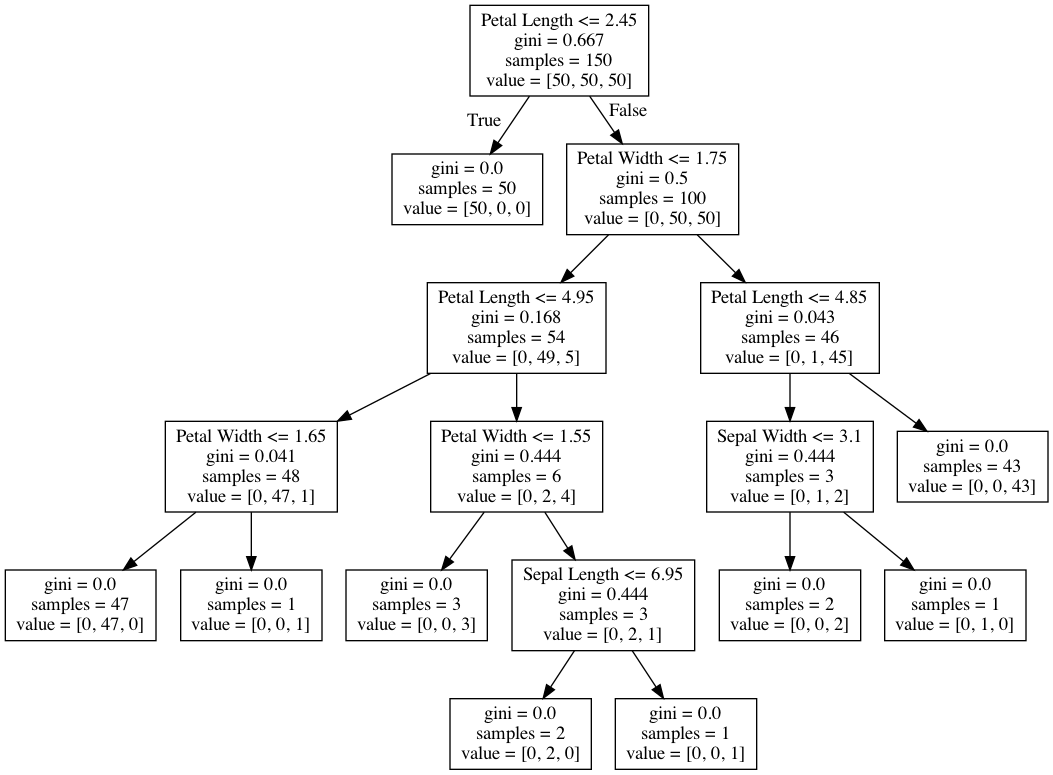

The Python source for this figure:
import pandas as pd
import numpy as np
import pydot as pydot
# import matplotlib.pyplot as plt
import cv2
from matplotlib import pyplot as plt
from sklearn.datasets import load_iris
from sklearn.tree import DecisionTreeClassifier
from sklearn import tree

# from scikit-learn import datasets
FEATURE_NAMES = ['Sepal Length', 'Sepal Width', 'Petal Length', 'Petal Width']
print("loading data")
iris = load_iris()
X = pd.DataFrame(iris.data, columns = FEATURE_NAMES)
y = iris.target

from sklearn.tree import DecisionTreeClassifier
model = DecisionTreeClassifier()
model.fit(X,y)
print("initialising classifier")

from sklearn.tree import export_graphviz
export_graphviz(model, 'decisiontree.dot', feature_names = FEATURE_NAMES)
print("exporting graph")

(graph,) = pydot.graph_from_dot_file('decisiontree.dot')
graph.write_png('decisiontree.png')
print("converting dot to png")

img = cv2.imread('decisiontree.png')
plt.figure(figsize = (20, 20))
plt.imshow(img)
